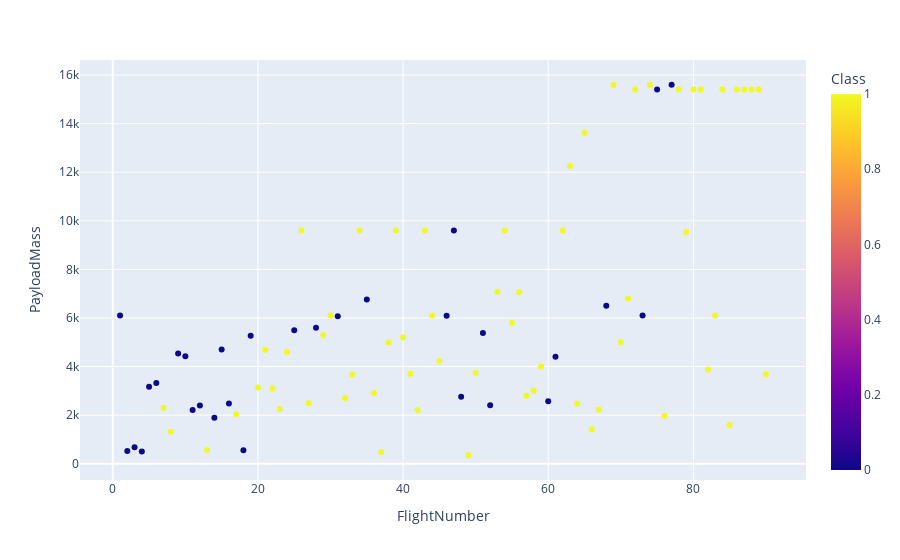

Notebook cell for this chart:
### Code cell
px.scatter(df, y="PayloadMass", x="FlightNumber", color="Class")

### Figure 1 — Plotly figure (JSON) as saved in the notebook; plotly's stock layout.template omitted (floating-point values rounded to 4 significant figures)
{"data": [{"hovertemplate": "FlightNumber=%{x}<br>PayloadMass=%{y}<br>Class=%{marker.color}<extra></extra>", "legendgroup": "", "marker": {"color": [0, 0, 0, 0, 0, 0, 1, 1, 0, 0, 0, 0, 1, 0, 0, 0, 1, 0, 0, 1, 1, 1, 1, 1, 0, 1, 1, 0, 1, 1, 0, 1, 1, 1, 0, 1, 1, 1, 1, 1, 1, 1, 1, 1, 1, 0, 0, 0, 1, 1, 0, 0, 1, 1, 1, 1, 1, 1, 1, 0, 0, 1, 1, 1, 1, 1, 1, 0, 1, 1, 1, 1, 0, 1, 0, 1, 0, 1, 1, 1, 1, 1, 1, 1, 1, 1, 1, 1, 1, 1], "coloraxis": "coloraxis", "symbol": "circle"}, "mode": "markers", "name": "", "orientation": "v", "showlegend": false, "type": "scatter", "x": [1, 2, 3, 4, 5, 6, 7, 8, 9, 10, 11, 12, 13, 14, 15, 16, 17, 18, 19, 20, 21, 22, 23, 24, 25, 26, 27, 28, 29, 30, 31, 32, 33, 34, 35, 36, 37, 38, 39, 40, 41, 42, 43, 44, 45, 46, 47, 48, 49, 50, 51, 52, 53, 54, 55, 56, 57, 58, 59, 60, 61, 62, 63, 64, 65, 66, 67, 68, 69, 70, 71, 72, 73, 74, 75, 76, 77, 78, 79, 80, 81, 82, 83, 84, 85, 86, 87, 88, 89, 90], "xaxis": "x", "y": [6105.0, 525, 677, 500, 3170, 3325, 2296, 1316, 4535, 4428, 2216, 2395, 570, 1898, 4707, 2477, 2034, 553, 5271, 3136, 4696, 3100, 2257, 4600, 5500, 9600, 2490, 5600, 5300, 6105.0, 6070, 2708, 3669, 9600, 6761, 2910, 475, 4990, 9600, 5200, 3700, 2205, 9600, 6105.0, 4230, 6092, 9600, 2760, 350, 3750, 5384.0, 2410, 7076, 9600, 5800, 7060, 2800, 3000, 4000, 2573, 4400, 9600, 12259, 2482, 13620, 1425, 2228.0, 6500, 15600, 5000, 6800, 15400, 6105.0, 15600, 15400, 1977, 15600, 15400, 9525, 15400, 15400, 3880, 6105.0, 15400, 1600, 15400, 15400, 15400, 15400, 3681], "yaxis": "y"}], "layout": {"autosize": true, "coloraxis": {"colorbar": {"title": {"text": "Class"}}, "colorscale": [[0, "#0d0887"], [0.1111, "#46039f"], [0.2222, "#7201a8"], [0.3333, "#9c179e"], [0.4444, "#bd3786"], [0.5556, "#d8576b"], [0.6667, "#ed7953"], [0.7778, "#fb9f3a"], [0.8889, "#fdca26"], [1, "#f0f921"]]}, "legend": {"tracegroupgap": 0}, "margin": {"t": 60}, "xaxis": {"anchor": "y", "autorange": true, "domain": [0, 1], "range": [-4.431, 95.43], "title": {"text": "FlightNumber"}, "type": "linear"}, "yaxis": {"anchor": "x", "autorange": true, "domain": [0, 1], "range": [-731.3, 16680.0], "title": {"text": "PayloadMass"}, "type": "linear"}}}
